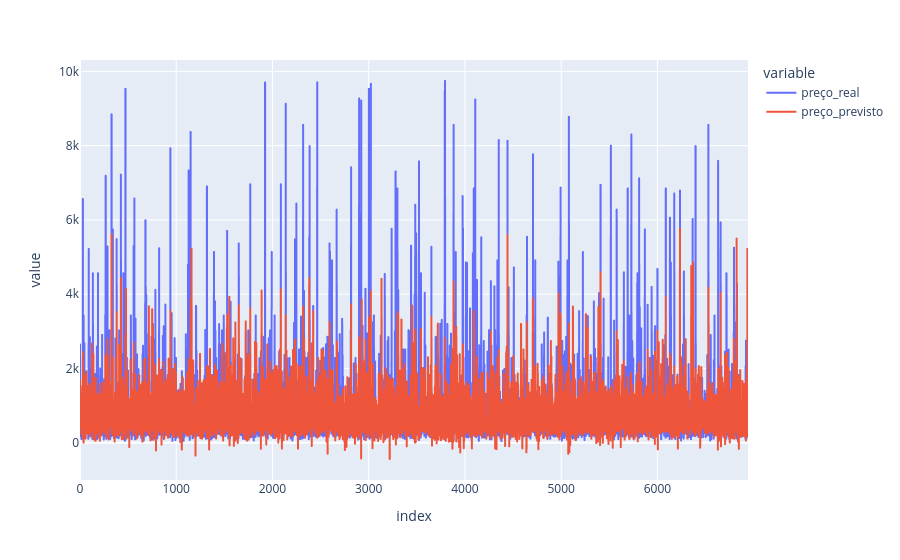

Notebook code cell kept with this figure:
### Code cell
df_lasso = pd.DataFrame({
    'id_imovel': X_test['id'],       # Busca o ID original que ficou de fora do treino
    'preço_real': y_test,             # A nota real (Target)
    'preço_previsto': y_pred_lasso      # A nota que a árvore calculou
})
df_lasso.reset_index(drop=True, inplace=True)
df_lasso['erro'] = (df_lasso['preço_real'] - df_lasso['preço_previsto']).abs() / df_lasso['preço_real'] 


fig = px.line(df_lasso, y=['preço_real', 'preço_previsto'])
fig.show()
print(df_lasso[df_lasso['erro'] >=0.1].head())

### Figure 1 — Plotly figure (JSON) as saved in the notebook; plotly's stock layout.template omitted (floating-point values rounded to 4 significant figures; data arrays with more than 128 entries replaced by an {"elided": "..."} marker saying what was removed)
{"data": [{"hovertemplate": "variable=preço_real<br>index=%{x}<br>value=%{y}<extra></extra>", "legendgroup": "preço_real", "line": {"color": "#636efa", "dash": "solid"}, "marker": {"symbol": "circle"}, "mode": "lines", "name": "preço_real", "showlegend": true, "type": "scattergl", "x": {"elided": "6942 int values"}, "xaxis": "x", "y": {"elided": "6942 float values"}, "yaxis": "y"}, {"hovertemplate": "variable=preço_previsto<br>index=%{x}<br>value=%{y}<extra></extra>", "legendgroup": "preço_previsto", "line": {"color": "#EF553B", "dash": "solid"}, "marker": {"symbol": "circle"}, "mode": "lines", "name": "preço_previsto", "showlegend": true, "type": "scattergl", "x": {"elided": "6942 int values"}, "xaxis": "x", "y": {"elided": "6942 float values"}, "yaxis": "y"}], "layout": {"legend": {"title": {"text": "variable"}, "tracegroupgap": 0}, "margin": {"t": 60}, "xaxis": {"anchor": "y", "domain": [0, 1], "title": {"text": "index"}}, "yaxis": {"anchor": "x", "domain": [0, 1], "title": {"text": "value"}}}}
